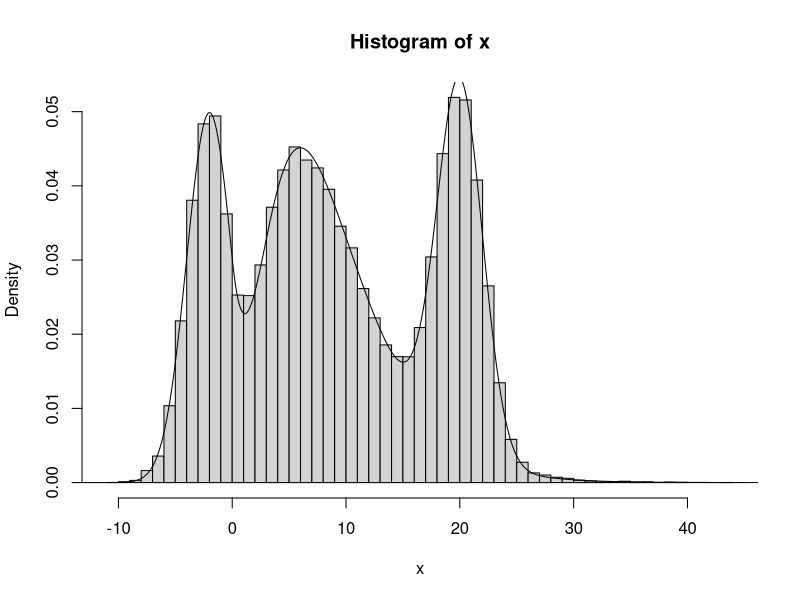

Source code (R):
# Lightweight univariate implementation of the slice sampler (Neal (2003))

# Define a univariate density we wish to sample
dens <- function(x) dnorm(x, -2, 2)*0.25 + dgamma(x, shape = 3, scale = 3)*0.5 + dnorm(x, 20, 2)*0.25

# Number of draws
n <- 50000

# Starting point
x0 <- 0

# Initial specifications to determine the "width" of horizontal slices
w <- 10
p <- 100
m <- 2^p

# Empty vector to store draws
x <- rep(NA, n)

for (i in 1:n){
  # Retrieve the "starting value" of x
  if (i == 1){
    x_init <- x0
  } else{
    x_init <- x[i-1]
  }
  
  ## 1. Draw a new auxiliary variable y ~ U(0, f(x_int)), 
  ##    where f is the density of random variable X
  y <- runif(1, min = 0, max = dens(x_init))
  
  ## 2. Define an interval (L, R) that contains all x* for which f(x*) >= y

  # Initialize values of L and R
  U1 <- runif(1)
  L <- x_init - w*U1
  R <- L + w
  U2 <- runif(1)
  J <- floor(m*U2)
  K <- (m - 1) - J
  
  # Iteratively reduce L
  while((J > 0) & (y < dens(L))){
    L <- L - w
    J <- J - 1
  }
  
  # Iteratively increase R
  while((K > 0) & (y < dens(R))){
    R <- R + w
    K <- K - 1
  }

  ## 2. Sample a new point in (L, R), accepting if it is in {x: f(x) > y}
  accepted <- F
  valid_draw <- F
  Lbar <- L
  Rbar <- R
  while(!accepted){
    # Move to a random point in (Lbar, Rbar)
    U <- runif(1)
    x_proposed <- Lbar + U*(Rbar - Lbar)
    
    # Check if this point is in {x: f(x) > y}
    valid_draw <- (dens(x_proposed) >= y)
    
    # Stop iterating if true
    if ((dens(x_proposed)) & (valid_draw)){
      accepted <- T
    } else{
      if (x_proposed < x_init){
        Lbar <- x_proposed
      } else{
        Rbar <- x_proposed
      }
    }
  }

  # Store the result
  x[i] <- x_proposed
}

hist(x, freq = F, breaks = 50)
x_seq <- seq(-20, 100, length.out = 100000)
lines(x_seq, dens(x_seq))
